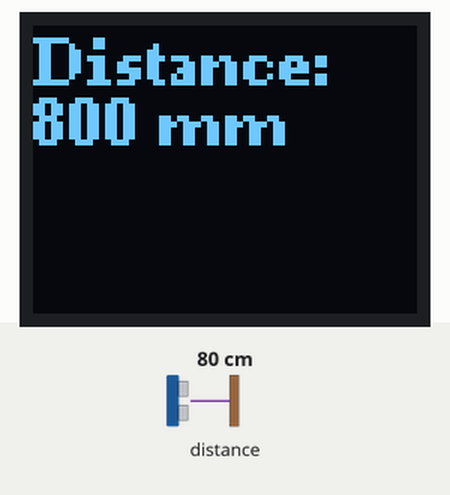
A sketch run on a simulated ESP32. On the bench: 64×48 one-colour display. The test bench sets the inputs (shaded band); at power-on: distance to the obstacle 80 cm. What the sketch prints to the serial monitor is not drawn.

Above: at 1.2 s.
1.3 s: distance to the obstacle set to 2 cm
At 2.5 s:
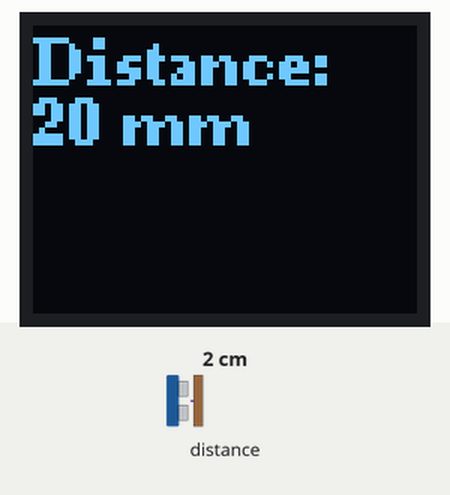
2.8 s: distance to the obstacle set to 4 cm
At 4.1 s:
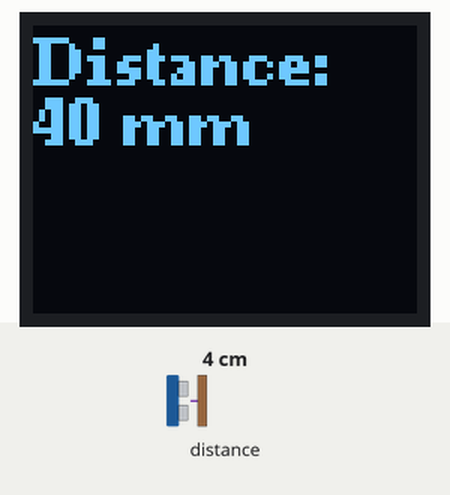
4.4 s: distance to the obstacle set to 9 cm
At 5.6 s:
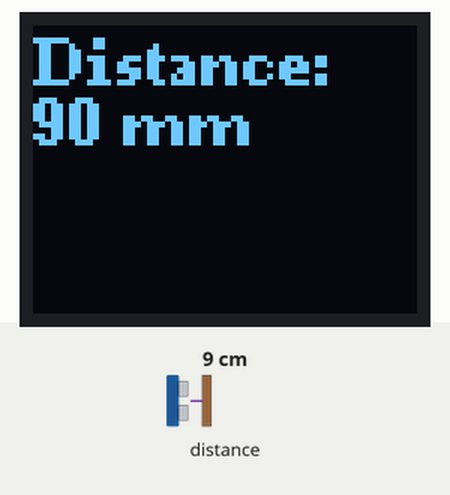
Timing chart, 0 to 7.4 s (numbered marks = the images above; inputs shaded):
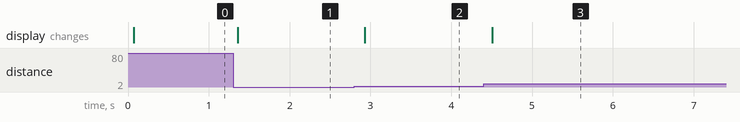

The sketch:

vl53l0x_oled.ino
```cpp
// (licence header left out)
// Include the necessary libraries
#include <Arduino.h>
#include <U8g2lib.h>
#include <Wire.h>
#include <Adafruit_VL53L0X.h>

// Instantiate an object for the OLED screen
U8G2_SSD1306_64X48_ER_F_HW_I2C u8g2(U8G2_R0, U8X8_PIN_NONE);

// Instantiate an object for the sensor
Adafruit_VL53L0X lox = Adafruit_VL53L0X();

void setup() {
  // Initialize Serial communication for debugging
  Serial.begin(115200);
  Serial.println("VL53L0X Test");
  // Initialize the screen
  u8g2.begin();
  u8g2.setFont(u8g2_font_ncenB08_tr);
  // Initialize the sensor
  if(!lox.begin()) {
    Serial.println("Failed to initialize VL53L0X");
    while(1);
  }
}

void loop() {
  // Declare variables for storing the sensor data
  VL53L0X_RangingMeasurementData_t value;
  String output;
  // Get the sensor data
  Serial.print("Reading a measurement...");
  lox.rangingTest(&value, false);
  // If we get a valid measurement, send it to the screen
  if(value.RangeStatus != 4) {
    output = String(value.RangeMilliMeter) + " mm";
    Serial.print("Distance: ");
    Serial.println(output);
    // Make sure the screen is clear
    u8g2.clearBuffer();
    // Display a header
    u8g2.drawStr(0,10,"Distance:");
    // Display the data
    u8g2.drawStr(0,20,output.c_str());
    u8g2.sendBuffer();
  } else {
    Serial.println(" Out of range! ");
  }
  // Wait a bit before the next measurement
  delay(100);
}
```

Measured:
- after the input at 1.3 s, the display: changes after 0.06 s (image 1)
- after the input at 2.8 s, the display: changes after 0.13 s (image 2)
- after the input at 4.4 s, the display: changes after 0.11 s (image 3)
